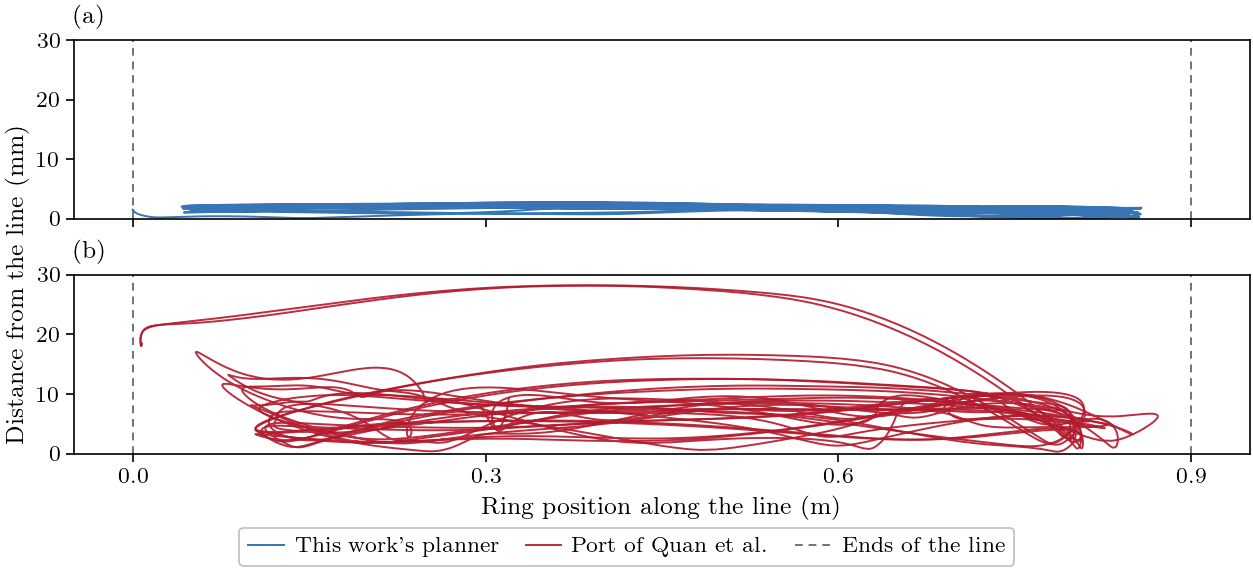

Source code (Python):
#!/usr/bin/env python3
"""C: our planner against our port of Quan et al.'s network on the 0.4 m/s line (card
docs/experiments/2026-10-23_paper_method_compare.md, Results).

Message: on the 0.4 m/s line our planner keeps the ring within 3 mm of the line, the network lets it wander up to
28 mm and turns further short of the ends: the clock-free path error, drawn without the clock.
Hero: the ring's distance from the line against its position along the line, every pass of the scored window (8 cycles),
our planner in blue (R2448), the network at the search's best gains in red (R2689, R2690). The line's ends are the
dashed verticals. Left out: the lag (reported apart, as Wesley scores it), tilt, yaw (fig_c_yaw), the hover and the
0.2 m/s cells. Windows and the target exactly as tools/c_metrics.py scores them (from PATH_START over the whole
cycles before LAND, against the target from before the hand-over).
Preliminary: our planner's line 0.4 has one run (its 2nd flies with the C cells still owed).
"""
import os
import sys

import numpy as np
import pandas as pd

sys.path.insert(0, os.path.join(os.path.dirname(os.path.abspath(__file__)), '..', 'review_2026-10-23'))
import review_style as S  # noqa: E402
import c_metrics as C  # noqa: E402
import metrics as M  # noqa: E402

OURS, NET = ('R2448',), ('R2689', 'R2690')


def line_run(rid):
    """(u along the line in m, distance from the line in m) over the scored window, and the line's length."""
    d = C.run_dirs([rid])[0]
    s = C.score(d)
    run = pd.read_csv(os.path.join(d, 'logs', 'run.csv')).drop_duplicates('t').reset_index(drop=True)
    p = C.planner_params(d)
    t = run.t.to_numpy()
    ref = run[['payload_ref_x', 'payload_ref_y', 'payload_ref_z']].to_numpy()
    act = run[['payload_x', 'payload_y', 'payload_z']].to_numpy()
    ev = M.read_event_list(d)
    t_p0 = C._first(ev, 'PATH_START')
    t_at = min(s['t_handover'], t_p0)
    sel = (t >= t_at - 1.0) & (t < t_at)
    tgt0 = np.nanmedian(ref[sel][-5:], axis=0)
    own0 = np.array([float(np.interp(t_p0, t, ref[:, c])) for c in range(3)])
    off = own0 - tgt0
    x0, dist = own0[0] - off[0], float(p.get('traj_distance', 1.0))
    cf = M.segment_error(act, x0, x0 + dist, ref[:, 1] - off[1], ref[:, 2] - off[2], past_end=False)
    w0, w1 = s['window']
    win = (t >= w0) & (t <= w1)
    return act[win, 0] - x0, cf[win], dist, s


def main():
    S.setup()
    fig = S.figure('full', 2.85)        # 2.6 in of panels plus the legend below
    axs = fig.subplots(2, 1, sharex=True, sharey=True)
    dist = None
    for ax, rids, col, text in ((axs[0], OURS, S.BLUE, "This work's planner"),
                                (axs[1], NET, S.RED, 'Port of Quan et al.')):
        for k, rid in enumerate(rids):
            u, e, dist, s = line_run(rid)
            ax.plot(u, 1000 * e, color=col, lw=S.LW_CTX, alpha=0.9, label=text if k == 0 else None)
            print(rid, s['arm'], f"cf {s['cf_rms_mm']:.1f} rms / {s['cf_max_mm']:.1f} max mm, "
                  f"reach {s['reach_mean_mm']:.1f} mm, u {u.min():.3f}..{u.max():.3f}")
        for x in (0.0, dist):
            S.ref_line(ax, x, horizontal=False)
    ends, = axs[0].plot([], [], **S.REF)
    axs[1].set_xlabel(r'Ring position along the line (m)')
    axs[1].set_xlim(-0.05, dist + 0.05)
    axs[1].set_ylim(0, 30)
    axs[1].set_yticks([0, 10, 20, 30])
    axs[1].set_xticks([0, 0.3, 0.6, 0.9])
    fig.supylabel(r'Distance from the line (mm)', fontsize=9)
    S.ps.panel_label(axs[0], 'a')
    S.ps.panel_label(axs[1], 'b')
    (h_ours,), (h_net,) = (ax.get_legend_handles_labels()[0] for ax in axs)
    S.ps.legend_below(fig, [h_ours, h_net, ends], ["This work's planner", 'Port of Quan et al.', 'Ends of the line'], ncol=3)
    fig.savefig(os.path.join(os.path.dirname(os.path.abspath(__file__)), 'fig_c_line.pdf'))
    fig.savefig(os.path.join(os.path.dirname(os.path.abspath(__file__)), 'fig_c_line.png'), dpi=200)


if __name__ == '__main__':
    main()
